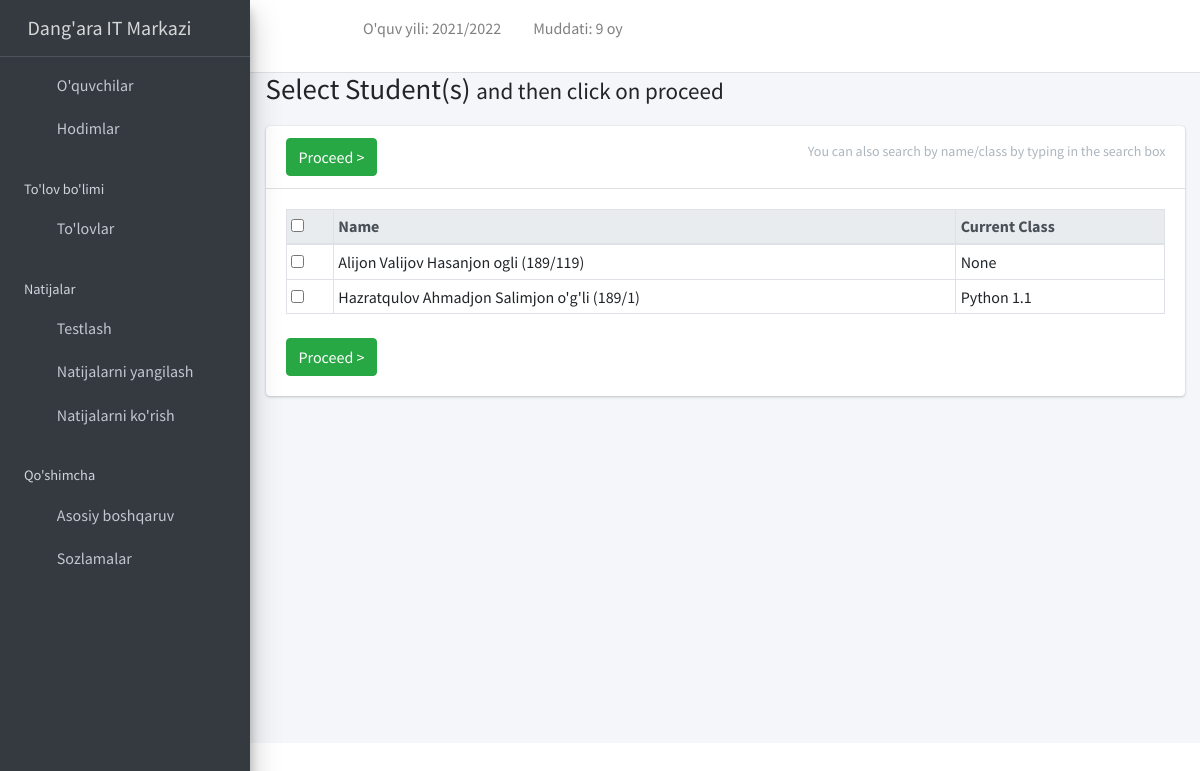
The page /result/create/ (signed in) on the database its author committed.
### apps/corecode/models.py (models this page shows, shortened)
class AcademicSession(models.Model):
    name = models.CharField(max_length=200, unique=True)
    current = models.BooleanField(default=True)
    class Meta:
        ordering = ["-name"]

class AcademicTerm(models.Model):
    name = models.CharField(max_length=20, unique=True)
    current = models.BooleanField(default=True)
    class Meta:
        ordering = ["name"]

class StudentClass(models.Model):
    name = models.CharField(max_length=200, unique=True)
    class Meta:
        verbose_name = "Class"
        verbose_name_plural = "Classes"
        ordering = ["name"]
    def __str__(self):
        return self.name

### apps/students/models.py (models this page shows, shortened)
class Student(models.Model):
    STATUS_CHOICES = [("active", "Aktiv"), ("inactive", "Ketgan")]
    GENDER_CHOICES = [("male", "Erkak"), ("female", "Ayol")]
    current_status = models.CharField(
        max_length=10, choices=STATUS_CHOICES, default="active"
    )
    registration_number = models.CharField(max_length=200, unique=True)
    surname = models.CharField(max_length=200)
    firstname = models.CharField(max_length=200)
    other_name = models.CharField(max_length=200, blank=True)
    gender = models.CharField(max_length=10, choices=GENDER_CHOICES, default="male")
    date_of_birth = models.DateField(default=timezone.now)
    current_class = models.ForeignKey(
        StudentClass, on_delete=models.SET_NULL, blank=True, null=True
    )
    date_of_admission = models.DateField(default=timezone.now)
    mobile_num_regex = RegexValidator(
        regex="^[0-9]{9,13}$", message="Iltimos e'tibotli bo'ling!"
    )
    parent_mobile_number = models.CharField(
        validators=[mobile_num_regex], max_length=13, blank=True
    )
    address = models.TextField(blank=True)
    others = models.TextField(blank=True)
    passport = models.ImageField(blank=True, upload_to="students/passports/")
    class Meta:
        ordering = ["surname", "firstname", "other_name"]
    def __str__(self):
        return f"{self.surname} {self.firstname} {self.other_name} ({self.registration_number})"

### apps/result/views.py (the view, shortened to what this page needs)
# urls.py: path("create/", create_result, name="create-result"),
@login_required
def create_result(request):
    students = Student.objects.all()
    return render(request, "result/create_result.html", {"students": students})

### apps/corecode/context_processors.py (called while the page is built)
def site_defaults(request):
    current_session = AcademicSession.objects.get(current=True)
    current_term = AcademicTerm.objects.get(current=True)
    vals = SiteConfig.objects.all()
    contexts = {
        "current_session": current_session.name,
        "current_term": current_term.name,
    }
    for val in vals:
        contexts[val.key] = val.value
    return contexts

### apps/result/templates/result/create_result.html (shortened to what this page needs)
{% extends 'base.html' %}
{% block title %}
  Select Student(s) <span class="small">and then click on proceed</span>
{% endblock title %}
{% block content-header %}
  <form method="POST">
  <div class="card-header">
    <h3 class="card-title">
      <input type="submit" class="btn btn-success" value="Proceed >">
    </h3>
    <div class="card-tools">
      <p class="small btn btn-tool">You can also search by name/class by typing in the search box</p>
    </div>
  </div>
{% endblock content-header %}
{% block content %}
  <table id="studenttable" class="table table-sm table-bordered" data-page-length='100'>
    <thead class="thead-light">
      <tr>
        <th><input type="checkbox" id="selecter"></th>
        <th>Name</th>
        <th>Current Class</th>
      </tr>
    </thead>
    <tbody>
      {% for student in students %}
        <tr>
          <td><input type="checkbox" id="{{ student.id }}" name="students" value="{{ student.id}}"></td>
          <td>{{student}} </td>
          <td>{{student.current_class}}</td>
        </tr>
      {% endfor %}
    </tbody>
  </table>
  <input type="submit" class="btn btn-success mt-2" value="Proceed >">
</form>
{% endblock content %}

### templates/base.html (shortened to what this page needs)
{% load static %}
<!DOCTYPE html>
<html lang="en">
<head>
  <link rel="stylesheet" href="{% static 'plugins/fontawesome-free/css/all.min.css' %}">
  <link rel="stylesheet" href="{% static 'plugins/toastr/toastr.min.css' %}">
  <link rel="stylesheet"
    href="{% static 'plugins/overlayScrollbars/css/OverlayScrollbars.min.css' %}">
  <link rel="stylesheet" href="{% static 'plugins/Datatables/datatables.min.css' %}" />
  <link rel="stylesheet" href="{% static 'dist/css/adminlte.min.css' %}">
</head>
<body
  class="hold-transition sidebar-mini layout-fixed layout-navbar-fixed layout-footer-fixed">
  <div class="wrapper">
    <nav class="main-header navbar navbar-expand navbar-white navbar-light">
      <ul class="navbar-nav">
        <li class="nav-item">
          <a class="nav-link" data-widget="pushmenu" href="#" role="button"><i
              class="fas fa-bars"></i></a>
        </li>
        <li class="nav-item d-none d-sm-inline-block">
          <a href="{% url 'home' %} " class="nav-link"><i class="fa fa-home"></i></a>
        </li>
        <li class="nav-item d-none d-sm-inline-block">
          <p class="nav-link">O'quv yili: {{ current_session }}</p>
        </li>
        <li class="nav-item d-none d-sm-inline-block">
          <p class="nav-link">Muddati: {{ current_term }}</p>
        </li>
      </ul>
      <ul class="navbar-nav ml-auto">
        <li class="nav-item dropdown">
          <a class="nav-link" data-toggle="dropdown" href="#">
            <i class="far fa-user"></i>
          </a>
        </li>
        <li class="nav-item">
          <a class="nav-link" data-widget="control-sidebar" data-slide="true"
            href="#" role="button"><i class="fas fa-th-large"></i></a>
        </li>
      </ul>
    </nav>
    <aside class="main-sidebar sidebar-dark-primary elevation-4">
      <a href="{% url 'home' %}" class="brand-link"><i class="nav-icon fas fa-graduation-cap"></i> Dang'ara IT Markazi</a>
      <div class="sidebar">
        <nav class="mt-2">
          <ul class="nav nav-pills nav-sidebar flex-column"
            data-widget="treeview" role="menu" data-accordion="false">
            <li class="nav-item">
              <a href="{% url 'student-list' %}" class="nav-link">
                <i class="nav-icon fas fa-graduation-cap"></i>
                <p>
                  O'quvchilar
                </p>
              </a>
            </li>
            <li class="nav-item">
              <a href="{% url 'staff-list' %}" class="nav-link">
                <i class="nav-icon fas fa-users"></i>
                <p>
                  Hodimlar
                </p>
              </a>
            </li>
            <li class="nav-header">To'lov bo'limi</li>
            <li class="nav-item">
              <a href="{% url 'invoice-list' %}" class="nav-link">
                <i class="nav-icon fas fa-money-bill-alt"></i>
                <p>
                  To'lovlar
                </p>
              </a>
            </li>
            <li class="nav-header">Natijalar</li>
            <li class="nav-item">
              <a href="{% url 'create-result' %}" class="nav-link">
                <i class="nav-icon fas fa-plus"></i>
                <p>
                  Testlash
                </p>
              </a>
            </li>
            <li class="nav-item">
              <a href="{% url 'edit-results' %}" class="nav-link">
                <i class="nav-icon fas fa-pen"></i>
                <p>
                  Natijalarni yangilash
                </p>
              </a>
            </li>
            <li class="nav-item">
              <a href="{% url 'view-results' %}" class="nav-link">
                <i class="nav-icon fas fa-address-card"></i>
                <p>
                  Natijalarni ko'rish
                </p>
              </a>
            </li>
            <li class="nav-header">Qo'shimcha</li>
            <li class="nav-item has-treeview">
              <a href="#" class="nav-link">
                <i class="nav-icon fas fa-copy"></i>
                <p>
                  Asosiy boshqaruv
                  <i class="fas fa-angle-left right"></i>
                </p>
              </a>
            </li>
            <li class="nav-item">
              <a href="{% url 'configs' %}" class="nav-link">
                <i class="nav-icon fas fa-cog"></i>
                <p>
                  Sozlamalar
                </p>
              </a>
            </li>
          </ul>
        </nav>
      </div>
    </aside>
    <div class="content-wrapper">
      <section class="content-header">
        <div class="container-fluid">
          <div class="row mb-1">
            <div class="col-sm-8">
              <h1>{% block title %}{% endblock title %}</h1>
            </div>
            <div class="col-sm-4">
            </div>
          </div>
        </div>
      </section>
      <section class="content">
        <div class="container-fluid">
          <div class="row">
            <div class="col-md-12">
              {% block fullcard %}
              <div class="card">
                {% block content-header %}{% endblock content-header %}
                <div class="card-body">
                  <div class="row">
                    <div class="col">
                      {% block content %}
                      {% endblock content %}
                    </div>
                  </div>
                </div>
              </div>
              {% endblock fullcard %}
            </div>
          </div>
</body>
</html>

### rows shown on the page
AcademicSession: name "2021/2022"
AcademicTerm: name "9 oy"
Student: surname+firstname+other_name "Alijon Valijov Hasanjon ogli (189/119)", current_class "None"
Student: surname+firstname+other_name "Hazratqulov Ahmadjon Salimjon o'g'li (189/1)", current_class "Python 1.1"
